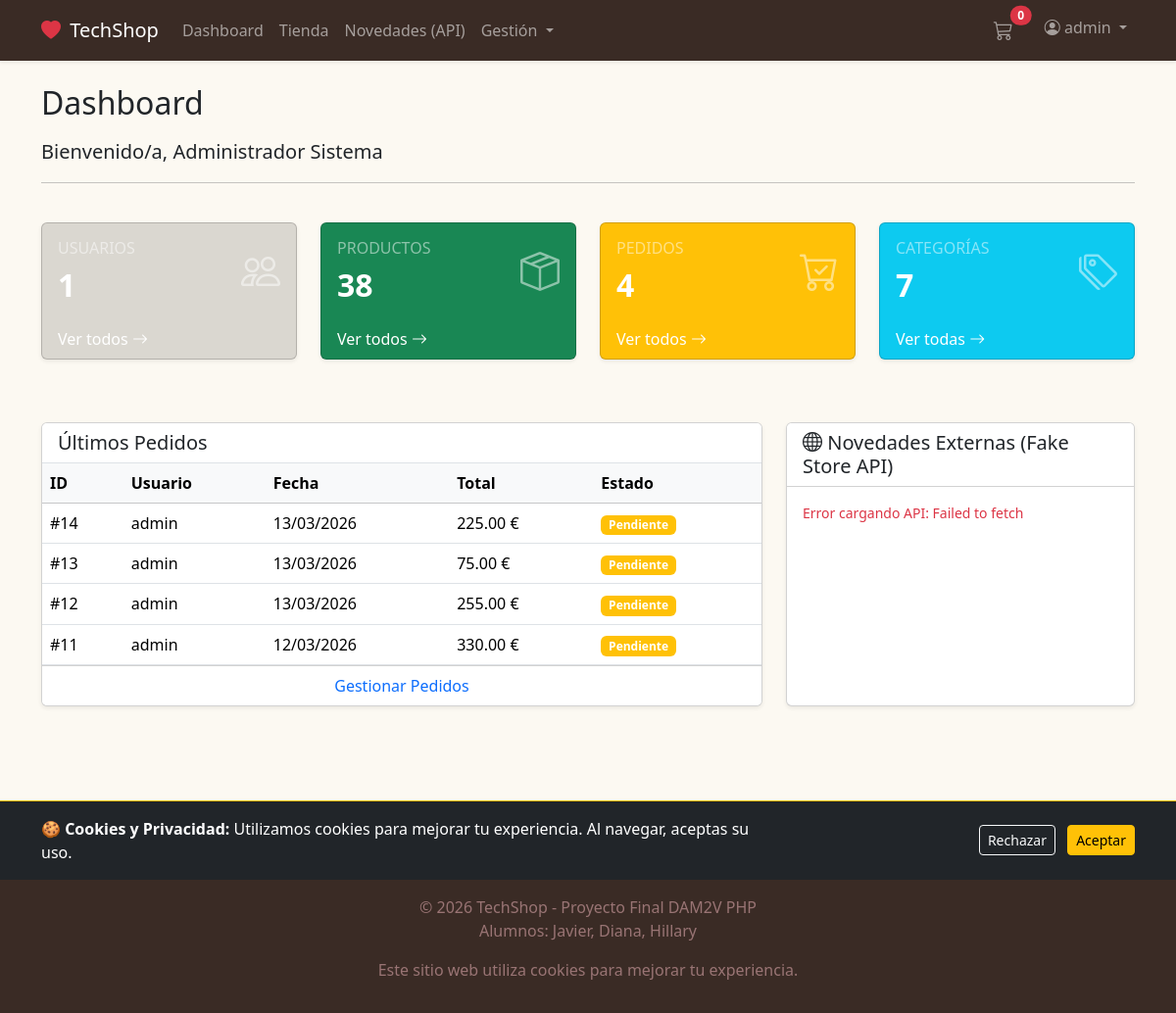
The page /dashboard.php (signed in) on the database its author committed.
### tables this page shows
CREATE TABLE `usuarios` (
  `id` int(11) NOT NULL,
  `nombre_usuario` varchar(50) NOT NULL,
  `email` varchar(100) NOT NULL,
  `password` varchar(255) NOT NULL,
  `nombre` varchar(50) NOT NULL,
  `apellidos` varchar(100) NOT NULL,
  `telefono` varchar(20) DEFAULT NULL,
  `direccion` text DEFAULT NULL,
  `fecha_registro` datetime DEFAULT current_timestamp(),
  `activo` tinyint(1) DEFAULT 1,
  `rol` enum('admin','vendedor','cliente') DEFAULT 'cliente'
);

CREATE TABLE `pedidos` (
  `id` int(11) NOT NULL,
  `id_usuario` int(11) NOT NULL,
  `fecha_pedido` datetime DEFAULT current_timestamp(),
  `total` decimal(10,2) NOT NULL,
  `estado` enum('Pendiente','Enviado','Entregado') DEFAULT 'Pendiente',
  `direccion_envio` text NOT NULL,
  `notas` text DEFAULT NULL,
  `num_items` int(11) NOT NULL,
  `impuesto` decimal(10,2) DEFAULT 0.00,
  `descuento` decimal(10,2) DEFAULT 0.00
);

### includes/functions.php (called while the page is built, shortened)
<?php
function isLogged()
{
    return isset($_SESSION['usuario_id']);
}
function isSellerOrAdmin()
{
    return isLogged() && isset($_SESSION['usuario_rol']) && in_array($_SESSION['usuario_rol'], ['admin', 'vendedor']);
}
function getLoggedUser($pdo)
{
    if (isLogged()) {
        $stmt = $pdo->prepare("SELECT * FROM usuarios WHERE id = ?");
        $stmt->execute([$_SESSION['usuario_id']]);
        $user = $stmt->fetch();
        return $user ? $user : false;
    }
    return false;
}
?>

### dashboard.php (the view, shortened to what this page needs)
<?php
require_once 'config/db.php';
require_once 'includes/functions.php';
$stats = [];
$stats['usuarios'] = $pdo->query("SELECT COUNT(*) FROM usuarios")->fetchColumn();
$stats['productos'] = $pdo->query("SELECT COUNT(*) FROM productos")->fetchColumn();
$stats['pedidos'] = $pdo->query("SELECT COUNT(*) FROM pedidos")->fetchColumn();
$stats['categorias'] = $pdo->query("SELECT COUNT(*) FROM categorias")->fetchColumn();
$ultimosPedidos = $pdo->query("
    SELECT p.*, u.nombre_usuario
    FROM pedidos p
    JOIN usuarios u ON p.id_usuario = u.id
    ORDER BY p.fecha_pedido DESC LIMIT 5
")->fetchAll();
require_once 'includes/header.php';
?>
<div class="row mb-4">
    <div class="col-12">
        <h2 class="mb-3">Dashboard</h2>
        <p class="lead">Bienvenido/a, <?= htmlspecialchars($user['nombre']) ?> <?= htmlspecialchars($user['apellidos']) ?></p>
        <hr>
    </div>
</div>
<div class="row mb-5">
    <div class="col-md-3 mb-3">
        <div class="card text-white bg-primary shadow-sm h-100">
            <div class="card-body">
                <div class="d-flex justify-content-between align-items-center">
                    <div>
                        <h6 class="card-title text-uppercase text-white-50">Usuarios</h6>
                        <h2 class="mb-0 fw-bold"><?= $stats['usuarios'] ?></h2>
                    </div>
                    <i class="bi bi-people fs-1 opacity-50"></i>
                </div>
            </div>
            <div class="card-footer bg-transparent border-0 d-flex justify-content-between">
                <a href="crud_usuarios.php" class="text-white text-decoration-none">Ver todos <i class="bi bi-arrow-right"></i></a>
            </div>
        </div>
    </div>
    <div class="col-md-3 mb-3">
        <div class="card text-white bg-success shadow-sm h-100">
            <div class="card-body">
                <div class="d-flex justify-content-between align-items-center">
                    <div>
                        <h6 class="card-title text-uppercase text-white-50">Productos</h6>
                        <h2 class="mb-0 fw-bold"><?= $stats['productos'] ?></h2>
                    </div>
                    <i class="bi bi-box-seam fs-1 opacity-50"></i>
                </div>
            </div>
            <div class="card-footer bg-transparent border-0 d-flex justify-content-between">
                <a href="crud_productos.php" class="text-white text-decoration-none">Ver todos <i class="bi bi-arrow-right"></i></a>
            </div>
        </div>
    </div>
    <div class="col-md-3 mb-3">
        <div class="card text-white bg-warning shadow-sm h-100">
            <div class="card-body">
                <div class="d-flex justify-content-between align-items-center">
                    <div>
                        <h6 class="card-title text-uppercase text-white-50">Pedidos</h6>
                        <h2 class="mb-0 fw-bold"><?= $stats['pedidos'] ?></h2>
                    </div>
                    <i class="bi bi-cart-check fs-1 opacity-50"></i>
                </div>
            </div>
            <div class="card-footer bg-transparent border-0 d-flex justify-content-between">
                <a href="crud_pedidos.php" class="text-white text-decoration-none">Ver todos <i class="bi bi-arrow-right"></i></a>
            </div>
        </div>
    </div>
    <div class="col-md-3 mb-3">
        <div class="card text-white bg-info shadow-sm h-100">
            <div class="card-body">
                <div class="d-flex justify-content-between align-items-center">
                    <div>
                        <h6 class="card-title text-uppercase text-white-50">Categorías</h6>
                        <h2 class="mb-0 fw-bold"><?= $stats['categorias'] ?></h2>
                    </div>
                    <i class="bi bi-tags fs-1 opacity-50"></i>
                </div>
            </div>
            <div class="card-footer bg-transparent border-0 d-flex justify-content-between">
                <a href="crud_categorias.php" class="text-white text-decoration-none">Ver todas <i class="bi bi-arrow-right"></i></a>
            </div>
        </div>
    </div>
</div>
<div class="row">
    <div class="col-md-8 mb-4">
        <div class="card shadow-sm h-100">
            <div class="card-header bg-white border-bottom">
                <h5 class="mb-0">Últimos Pedidos</h5>
            </div>
            <div class="card-body p-0">
                <div class="table-responsive">
                    <table class="table table-hover mb-0">
                        <thead class="table-light">
                            <tr>
                                <th>ID</th>
                                <th>Usuario</th>
                                <th>Fecha</th>
                                <th>Total</th>
                                <th>Estado</th>
                            </tr>
                        </thead>
                        <tbody>
                            <?php if(count($ultimosPedidos) > 0): ?>
                                <?php foreach($ultimosPedidos as $p): ?>
                                <tr>
                                    <td>#<?= $p['id'] ?></td>
                                    <td><?= htmlspecialchars($p['nombre_usuario']) ?></td>
                                    <td><?= date('d/m/Y', strtotime($p['fecha_pedido'])) ?></td>
                                    <td><?= number_format($p['total'], 2) ?> €</td>
                                    <td>
                                        <span class="badge bg-<?= $p['estado'] == 'Entregado' ? 'success' : ($p['estado'] == 'Enviado' ? 'info' : 'warning') ?>">
                                            <?= $p['estado'] ?>
                                        </span>
                                    </td>
                                </tr>
                                <?php endforeach; ?>
                            <?php else: ?>
                                <tr><td colspan="5" class="text-center py-3">No hay pedidos registrados</td></tr>
                            <?php endif; ?>
                        </tbody>
                    </table>
                </div>
            </div>
            <div class="card-footer bg-white text-center">
                <a href="crud_pedidos.php" class="text-decoration-none">Gestionar Pedidos</a>
            </div>
        </div>
    </div>
    <div class="col-md-4 mb-4">
        <div class="card shadow-sm h-100">
            <div class="card-header bg-white">
                <h5 class="mb-0"><i class="bi bi-globe"></i> Novedades Externas (Fake Store API)</h5>
            </div>
            <div class="card-body">
                <div id="externalApiWidget" class="row gx-2">
                </div>
            </div>
        </div>
    </div>
</div>
<?php require_once 'includes/footer.php'; ?>

### includes/header.php (shortened to what this page needs)
<?php
require_once __DIR__ . '/../config/db.php';
require_once __DIR__ . '/functions.php';
$loggedUser = getLoggedUser($pdo);
?>
<!DOCTYPE html>
<html lang="es">
<head>
    <link href="https://cdn.jsdelivr.net/npm/bootstrap@5.3.2/dist/css/bootstrap.min.css" rel="stylesheet">
    <link href="css/estilos.css" rel="stylesheet">
    <link rel="stylesheet" href="https://cdn.jsdelivr.net/npm/bootstrap-icons@1.11.1/font/bootstrap-icons.css">
</head>
<body>
    <nav class="navbar navbar-expand-lg navbar-dark nav-petshop shadow-sm">
        <div class="container">
            <a class="navbar-brand" href="dashboard.php">
                <i class="bi bi-heart-fill text-danger me-1"></i> TechShop
            </a>
            <div class="collapse navbar-collapse" id="navbarNav">
                <ul class="navbar-nav me-auto">
                    <?php if (isLogged()): ?>
                        <?php if (isSellerOrAdmin()): ?>
                            <li class="nav-item">
                                <a class="nav-link" href="dashboard.php">Dashboard</a>
                            </li>
                            <li class="nav-item">
                                <a class="nav-link" href="productos_publicos.php">Tienda</a>
                            </li>
                            <li class="nav-item">
                                <a class="nav-link" href="api_externa.php">Novedades (API)</a>
                            </li>
                            <li class="nav-item dropdown">
                                <a class="nav-link dropdown-toggle" href="#" role="button" data-bs-toggle="dropdown">
                                    Gestión
                                </a>
                            </li>
                        <?php endif; ?>
                    <?php else: ?>
                        <li class="nav-item">
                            <a class="nav-link" href="productos_publicos.php">Tienda Publica</a>
                        </li>
                    <?php endif; ?>
                </ul>
                <ul class="navbar-nav">
                    <?php if (isLogged()): ?>
                        <li class="nav-item">
                            <a class="nav-link position-relative me-3" href="#" data-bs-toggle="modal"
                                data-bs-target="#cartModal">
                                <i class="bi bi-cart3 fs-5"></i>
                                <span
                                    class="position-absolute top-10 start-100 translate-middle badge rounded-pill bg-danger"
                                    id="cartCount">0</span>
                            </a>
                        </li>
                        <li class="nav-item dropdown">
                            <a class="nav-link dropdown-toggle" href="#" role="button" data-bs-toggle="dropdown">
                                <i class="bi bi-person-circle"></i>
                                <?= htmlspecialchars($loggedUser['nombre_usuario']) ?>
                            </a>
                        </li>
                    <?php endif; ?>
                </ul>
            </div>
        </div>
    </nav>
    <main class="container my-4">

### css/estilos.css (style rules this page uses)
:root { --pet-primary: #453f3a2e; --pet-secondary: #4ea899; --pet-dark: #3a2b25; }
body { background-color: #fcf9f2; display: flex; flex-direction: column; min-height: 100vh; }
main { flex: 1; }
.nav-petshop { background-color: var(--pet-dark) !important; }
.bg-primary { background-color: var(--pet-primary) !important; }

### rows shown on the page
usuarios: nombre_usuario "admin", nombre "Administrador", apellidos "Sistema"
pedidos: id "14", id_usuario.nombre_usuario "admin", fecha_pedido "13/03/2026", total "225.00", estado "Pendiente"
pedidos: id "13", id_usuario.nombre_usuario "admin", fecha_pedido "13/03/2026", total "75.00", estado "Pendiente"
pedidos: id "12", id_usuario.nombre_usuario "admin", fecha_pedido "13/03/2026", total "255.00", estado "Pendiente"
pedidos: id "11", id_usuario.nombre_usuario "admin", fecha_pedido "12/03/2026", total "330.00", estado "Pendiente"

### other values the page prints
$stats['usuarios'] "1"
$stats['productos'] "38"
$stats['pedidos'] "4"
$stats['categorias'] "7"
